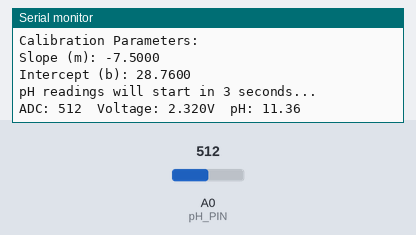
The sketch below on a simulated Arduino Uno, built with avr-gcc and run on an emulated ATmega328P. On the bench: the last lines printed to the serial monitor. The test bench sets the inputs (shaded band); at power-on: A0 (pH_PIN) = 512.

Above: at 4.2 s.
4.3 s: A0 (pH_PIN) set to 716
At 5.4 s:
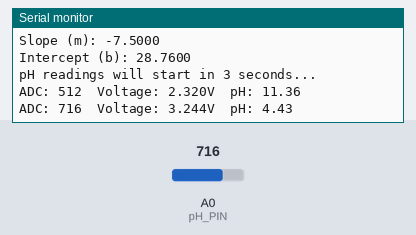
5.8 s: A0 (pH_PIN) set to 900
At 7.7 s:
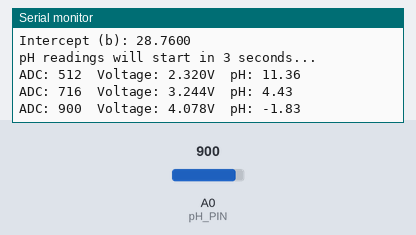
Timing chart, 0 to 9.2 s (numbered marks = the images above; inputs shaded):
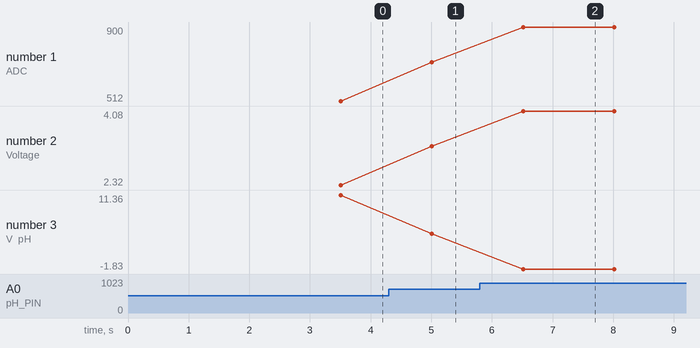

Measured:
- after the input at 4.3 s, the serial monitor: prints a new line after 0.71 s (image 1)
- after the input at 5.8 s, the serial monitor: prints a new line after 0.71 s (image 2)
- plotted number 1: 512 → 716 after the input at 4.3 s, 716 → 900 after the input at 5.8 s
- plotted number 2: 2.32 → 3.24 after the input at 4.3 s, 3.24 → 4.08 after the input at 5.8 s
- plotted number 3: 11.36 → 4.43 after the input at 4.3 s, 4.43 → -1.83 after the input at 5.8 s

The sketch:

calibrate.ino
```cpp
#define pH_PIN A0

// Calibration values - ADJUST THESE AFTER CALIBRATION
float calibph7 = 2.9; // Voltage reading when probe is in pH 7.01 buffer
float calibph4 = 3.3; // Voltage reading when probe is in pH 4.01 buffer

// Calculated calibration constants
float m; // slope
float b; // y-intercept

void setup() {
  Serial.begin(115200);
  Serial.println("pH Sensor Calibration Started");

  // Calculate slope and intercept for linear equation
  // pH = m * Voltage + b
  m = (4.01 - 7.01) / (calibph4 - calibph7);
  b = 7.01 - m * calibph7;

  Serial.println("Calibration Parameters:");
  Serial.print("Slope (m): ");
  Serial.println(m, 4);
  Serial.print("Intercept (b): ");
  Serial.println(b, 4);
  Serial.println("pH readings will start in 3 seconds...");
  delay(3000);
}

void loop() {
  // Take multiple readings for stability
  float adcSum = 0;
  int numReadings = 10;

  for(int i = 0; i < numReadings; i++) {
    adcSum += analogRead(pH_PIN);
    delay(50);
  }

  float avgADC = adcSum / numReadings;

  // Convert ADC to voltage (0-1023 maps to 0-5V)
  float voltage = avgADC * 4.64 / 1024.0;

  // Calculate pH using calibration equation
  float phValue = m * voltage + b;

  // Display results
  Serial.print("ADC: ");
  Serial.print(avgADC, 0);
  Serial.print("  Voltage: ");
  Serial.print(voltage, 3);
  Serial.print("V  pH: ");
  Serial.println(phValue, 2);

  delay(1000);
}

/*
CALIBRATION PROCEDURE:
1. Connect pH sensor to Arduino (VCC->5V, GND->GND, Signal->A0)
2. Make sure BOTH grounds are connected properly!
3. Upload this code with initial calibph7 and calibph4 values
4. Place probe in pH 7.01 buffer solution
5. Adjust potentiometer on pH board until voltage reads ~2.50V
6. Record the actual voltage reading -> update calibph7 value
7. Rinse probe with distilled water
8. Place probe in pH 4.01 buffer solution
9. Record voltage reading -> update calibph4 value
10. Update code with actual voltage values and re-upload
11. Your pH readings should now be accurate!

TIPS:
- Use fresh calibration buffers (pH 4.01 and 7.01)
- Wait for readings to stabilize before recording values
- Store electrode in 3M KCl solution when not in use
- Recalibrate periodically for best accuracy
- Consider using ADS1115 for 16-bit ADC precision vs 10-bit Arduino ADC
*/
```
